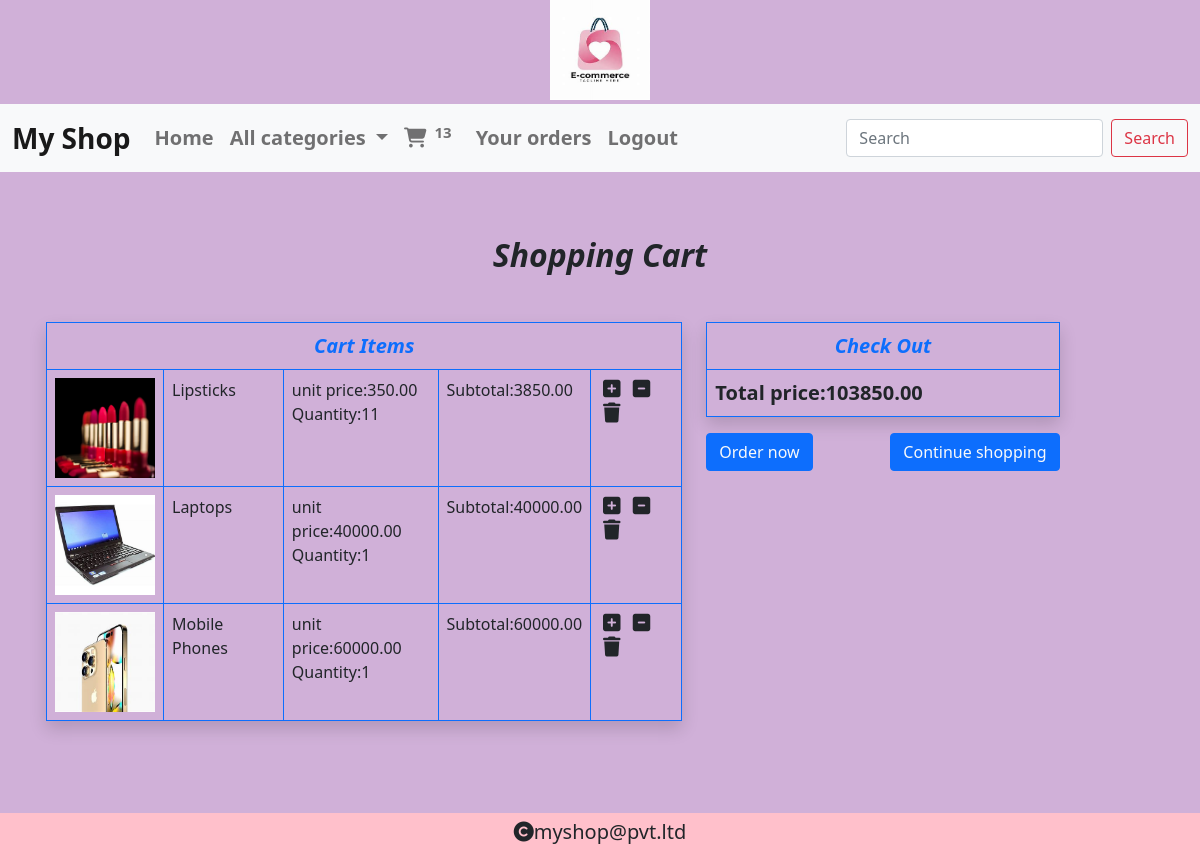
/cart/cartview (signed in), run on the app's committed database.
### cart/models.py (models this page shows)
class Cart(models.Model):
    product=models.ForeignKey(Product,on_delete=models.CASCADE)
    user=models.ForeignKey(User,on_delete=models.CASCADE)
    quantity=models.IntegerField(default=1)
    date_added=models.DateTimeField(auto_now_add=True)
    def subtotal(self):
        return self.product.price*self.quantity

### shop/models.py (models this page shows, shortened)
class Product(models.Model):
    name=models.CharField(max_length=20)
    desc=models.TextField()
    image=models.ImageField(upload_to="products")
    price=models.DecimalField(max_digits=10,decimal_places=2)
    stock=models.IntegerField()
    available=models.BooleanField(default=True)
    created=models.DateTimeField(auto_now_add=True)
    updated=models.DateTimeField(auto_now=True)
    category=models.ForeignKey(Category,on_delete=models.CASCADE)

### cart/views.py (the view)
# urls.py: path('cartview',views.cart_view,name="cartview"),
def cart_view(request):
    u=request.user
    total=0
    c=Cart.objects.filter(user=u)
    for i in c:
        total+=i.quantity*i.product.price
    context={'cart':c,'total':total}
    return render(request, 'cart.html',context)

### cart/context_processors.py (called while the page is built)
def count_items(request):
    u=request.user
    count=0
    if request.user.is_authenticated:
        try:
            c=Cart.objects.filter(user=u)
            for i in c:
                count+=i.quantity
        except:
            count=0
    return{'c':count}

### shop/context_processors.py (called while the page is built)
def menu_links(request):
    c=Category.objects.all()
    return{'links':c}

### templates/cart.html
{% extends 'base.html' %}
{% load static %}
{% block content %}
    <div class="container mt-5 p-3" style="margin-bottom:100px;">
        <div class="row">
            <h2 class="text-center fw-bold mb-5 fst-italic">Shopping Cart</h2>
            <div class="col-7"><table class="table table-bordered border-1 border-primary shadow text-primary">
                <tr>
                    <th colspan="6" class="fs-5 fst-italic text-center">Cart Items</th></tr>
                {% for i in cart %}
                <tr>
                    <td><img src="{{i.product.image.url}}" height="100px" width="100px"</td>
                    <td class="text-dark">{{i.product.name}}</td>
                    <td class="text-dark">unit price:{{i.product.price}}<br>
                    Quantity:{{i.quantity}}</td>
                    <td class="text-dark">Subtotal:{{i.subtotal}}</td>
                    <td>
                        {% if i.product.stock > 0 %}
                        <a href="{% url 'cart:addtocart' i.product.id %}"><i class="fa fa-plus-square fs-5 text-dark mx-1" aria-hidden="true"></i></a>
                         <a href="{% url 'cart:cartremove' i.product.id %}"><i class="fa fa-minus-square fs-5 text-dark mx-1" aria-hidden="true"></i></a>
                        <a href="{% url 'cart:cartdelete' i.product.id %}"><i class="fa fa-trash fs-5 text-dark mx-1" aria-hidden="true"></i></a>
                        {% else %}
                        <a href="{% url 'cart:cartremove' i.product.id %}"><i class="fa fa-minus-square fs-5 text-dark mx-1" aria-hidden="true"></i></a>
                        <a href="{% url 'cart:cartdelete' i.product.id %}"><i class="fa fa-trash fs-5 text-dark mx-1" aria-hidden="true"></i></a>
                       {% endif %}
                    </td>
                </tr>
                {% endfor %}
            </table></div>
            <div class="col-4"><table class="table table-bordered border-1 border-primary shadow text-primary">
                <tr>
                    <th colspan="4" class="fs-5 fst-italic text-center text-primary">Check Out</th>
                </tr>
                <tr>
                    <td class="text-dark fw-bold fs-5">Total price:{{total}}</td>
                </tr>
            </table>
                <div class="d-flex justify-content-between">
                <a href="{% url 'cart:orderform' %}" class="btn btn-primary text-light">Order now</a>
                <a href="{% url 'shop:categories' %}" class="btn btn-primary text-light">Continue shopping</a></div>
            </div>
        </div>
        {% endblock %}

### templates/base.html (shortened to what this page needs)
<!DOCTYPE html>
{% load static %}
<html lang="en">
<head>
<link href="https://cdn.jsdelivr.net/npm/bootstrap@5.0.2/dist/css/bootstrap.min.css" rel="stylesheet">
<link rel="stylesheet" href="{% static 'css/style.css' %}">
  <link rel="stylesheet" href="https://cdnjs.cloudflare.com/ajax/libs/font-awesome/6.6.0/css/all.min.css" />
</head>
<body>
<header>
<div class="container-fluid text-center">
    <img src="{% static 'images/OIP.jpg' %}" height="100px" width="100px">
</div>
<nav class="navbar navbar-expand-lg navbar-light bg-light mt-1">
  <div class="container-fluid">
    <a class="navbar-brand fs-3 fw-bold" href="#">My Shop</a>
    <div class="collapse navbar-collapse" id="navbarSupportedContent">
      <ul class="navbar-nav me-auto mb-2 mb-lg-0 fs-5 text-dark fw-bold">
        <li class="nav-item">
          <a class="nav-link" aria-current="page" href="{% url 'shop:categories' %}">Home</a>
        </li>
        <li class="nav-item dropdown">
          <a class="nav-link dropdown-toggle" href="#" id="navbarDropdown" role="button" data-bs-toggle="dropdown" aria-expanded="false">
            All categories
          </a>
        </li>
          {% if user.is_authenticated %}
          {% if user.is_superuser == False %}
             <li class="nav-item">
          <a class="nav-link" aria-current="page" href="{% url 'cart:cartview' %}"><i class="fa fa-shopping-cart" aria-hidden="true"></i><sup class="mx-2 fs-7">{{c}}</sup></a>
        </li>
           <li class="nav-item">
          <a class="nav-link" aria-current="page" href="{% url 'cart:order_view' %}">Your orders</a>
        </li>
          {% endif %}
           <li class="nav-item">
          <a class="nav-link" aria-current="page" href="{% url 'shop:logout' %}">Logout</a>
        </li>
          {% endif %}
      </ul>
      <form class="d-flex" method="post" action="{% url 'search:search' %}">
        <input class="form-control me-2" type="search" name="q" placeholder="Search" aria-label="Search">
        <button class="btn btn-outline-danger" type="submit">Search</button>
      </form>
    </div>
  </div>
</nav>
</header>
{% block content %}
{% endblock %}
<footer class="footer py-1">
  <p class="text-center fs-5"><i class="fa fa-copyright" aria-hidden="true"></i>myshop@pvt.ltd</p>
</footer>
</body>
</html>

### static/css/style.css (style rules this page uses)
body { background-color:#D0B0D8 }
.footer { position:fixed; bottom:0; left:0; background-color:pink; height:40px; width:100%; }

### data on the page
Cart: product.image (picture), product.name "Lipsticks", product.price "350.00", quantity "11", subtotal "3850.00"
Cart: product.image (picture), product.name "Laptops", product.price "40000.00", quantity "1", subtotal "40000.00"
Cart: product.image (picture), product.name "Mobile Phones", product.price "60000.00", quantity "1", subtotal "60000.00"

### other printed values
{{ c }} "13"
{{ total }} "103850.00"
